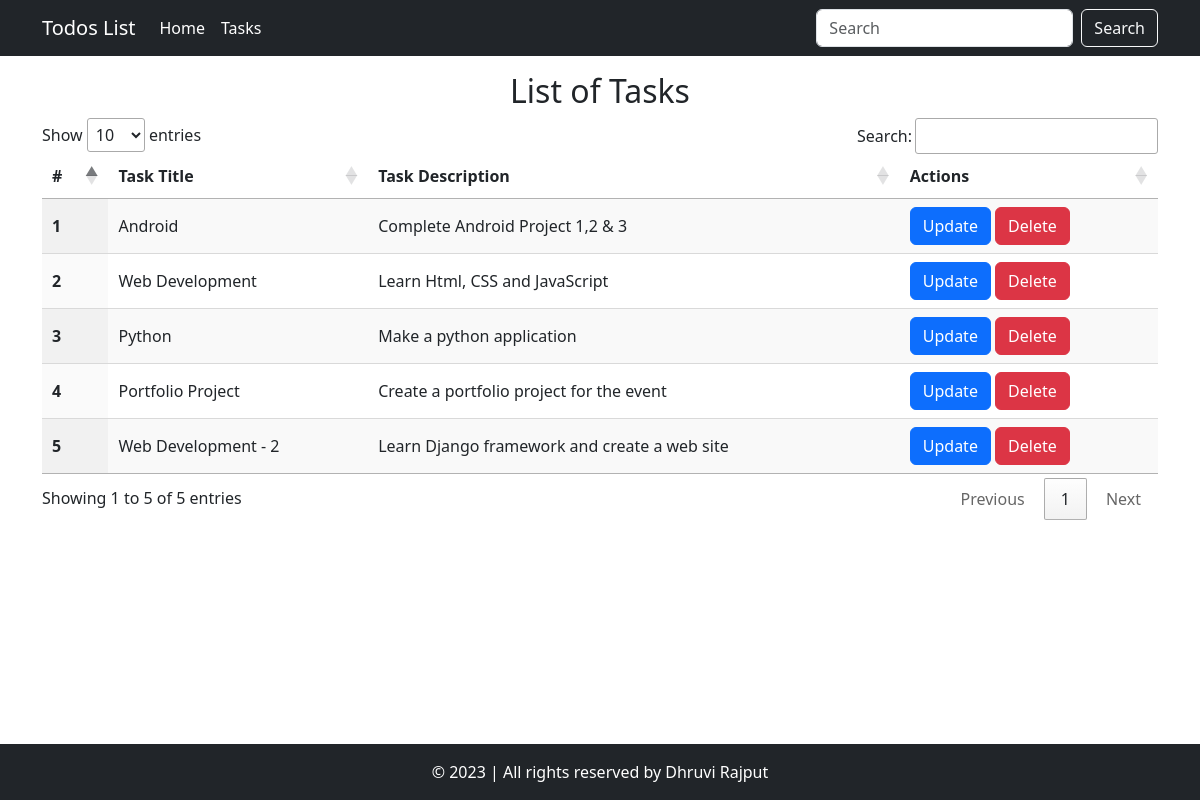
/tasks/, run on the app's committed database.
### home/models.py (models this page shows, shortened)
class Task(models.Model):
    task_title = models.CharField(max_length=30)
    task_description = models.TextField()
    time = models.DateTimeField (auto_now_add=True)

### home/views.py (the view)
# urls.py: path('tasks/',views.tasks, name= 'tasks'),
def tasks(request):
    allTasks =Task.objects.all()
    context = {'tasks' : allTasks}
    return render(request, 'tasks.html', context)

### templates/tasks.html (shortened to what this page needs)
<!DOCTYPE html>
<html lang="en">
<head>
    <link rel="stylesheet" type="text/css" href="https://cdn.datatables.net/1.13.6/css/jquery.dataTables.min.css">
    <link href="https://cdn.jsdelivr.net/npm/bootstrap@5.3.0/dist/css/bootstrap.min.css" rel="stylesheet">
</head>
<body>
    <nav class="navbar navbar-expand-lg bg-dark">
        <div class="container">
            <a class="navbar-brand text-white" href="/">Todos List</a>
            <div class="collapse navbar-collapse" id="navbarNav">
                <ul class="navbar-nav">
                    <li class="nav-item">
                        <a class="nav-link text-white active" aria-current="page" href="/">Home</a>
                    </li>
                    <li class="nav-item">
                        <a class="nav-link text-white" aria-current="page" href="/tasks">Tasks</a>
                    </li>
                </ul>
                <form class="d-flex ms-auto">
                    <input class="form-control me-2" type="search" placeholder="Search" aria-label="Search">
                    <button class="btn btn-outline-light" type="submit">Search</button>
                </form>
            </div>
        </div>
    </nav>
    <div class="container py-3">
        <h2 class="text-center">List of Tasks</h2>
        <table id="myDataTable" class="display">
            <thead>
                <tr>
                    <th>#</th>
                    <th>Task Title</th>
                    <th>Task Description</th>
                    <th>Actions</th>
                </tr>
            </thead>
            <tbody>
                {% for task in tasks %}
                    <tr>
                        <th scope="row">{{forloop.counter}}</th>
                        <td>{{task.task_title}}</td>
                        <td>{{task.task_description}}</td>
                        <td>
                            <a href="{% url 'update_task' task.id %}" class="btn btn-primary">Update</a>
                            <a href="{% url 'delete_task' task.id %}" class="btn btn-danger">Delete</a>
                        </td>
                    </tr>
                {% endfor %}
            </tbody>
        </table>
    </div>
    <footer class="bg-dark text-white fixed-bottom">
        <div class="text-center p-3">
            &copy; 2023 | All rights reserved by Dhruvi Rajput
        </div>
    </footer>
</body>
</html>

### data on the page
Task: task_title "Android", task_description "Complete Android Project 1,2 & 3"
Task: task_title "Web Development", task_description "Learn Html, CSS and JavaScript"
Task: task_title "Python", task_description "Make a python application"
Task: task_title "Portfolio Project", task_description "Create a portfolio project for the event"
Task: task_title "Web Development - 2", task_description "Learn Django framework and create a web site"
